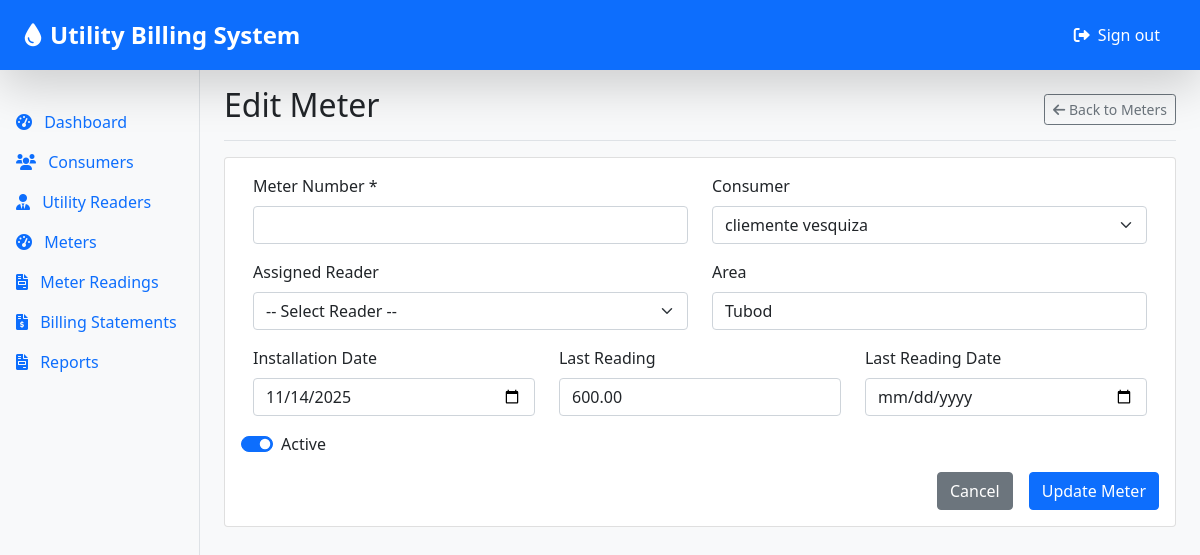
/public/edit_meter.php?id=7 (signed in), run on the app's committed database.
### tables this page shows
CREATE TABLE `meter` (
  `MeterID` int(11) NOT NULL,
  `ConsumerID` int(11) DEFAULT NULL,
  `Classification` enum('Residential','Commercial','Industrial') NOT NULL,
  `SerialNo` varchar(100) DEFAULT NULL,
  `Area` varchar(100) DEFAULT NULL,
  `InstallationDate` date NOT NULL DEFAULT curdate(),
  `LastReading` decimal(10,2) DEFAULT 0.00,
  `LastReadingDate` datetime DEFAULT NULL,
  `Status` enum('active','inactive','faulty') DEFAULT 'active'
);

### public/edit_meter.php (the view, shortened to what this page needs)
<?php
require_once '../config/db.php';
$meterId = isset($_GET['id']) ? intval($_GET['id']) : 0;
$query = "SELECT * FROM meter WHERE MeterID = ?";
$stmt = $conn->prepare($query);
$stmt->bind_param('i', $meterId);
$stmt->execute();
$result = $stmt->get_result();
$meter = $result->fetch_assoc();
$consumers = [];
$consumerQuery = "SELECT ConsumerID, FirstName, LastName FROM consumer WHERE Status = 'active' ORDER BY LastName, FirstName";
$consumerResult = $conn->query($consumerQuery);
if ($consumerResult) {
    while ($row = $consumerResult->fetch_assoc()) {
        $row['FullName'] = $row['FirstName'] . ' ' . $row['LastName'];
        $consumers[] = $row;
    }
}
include '../includes/header.php';
include '../includes/sidebar.php';
?>
<main class="col-md-9 ms-sm-auto col-lg-10 px-md-4">
    <div class="d-flex justify-content-between flex-wrap flex-md-nowrap align-items-center pt-3 pb-2 mb-3 border-bottom">
        <h1 class="h2">Edit Meter</h1>
        <div class="btn-toolbar mb-2 mb-md-0">
            <a href="meters.php" class="btn btn-sm btn-outline-secondary">
                <i class="fas fa-arrow-left"></i> Back to Meters
            </a>
        </div>
    </div>
    <div class="card">
        <div class="card-body">
            <form method="POST" action="">
                <div class="row mb-3">
                    <div class="col-md-6">
                        <label for="meter_number" class="form-label">Meter Number *</label>
                        <input type="text" class="form-control" id="meter_number" name="meter_number"
                               value="<?php echo htmlspecialchars($meter['MeterNumber']); ?>" required>
                    </div>
                    <div class="col-md-6">
                        <label for="consumer_id" class="form-label">Consumer</label>
                        <select class="form-select" id="consumer_id" name="consumer_id">
                            <?php foreach ($consumers as $consumer): ?>
                                <option value="<?php echo $consumer['ConsumerID']; ?>"
                                    <?php echo ($meter['ConsumerID'] == $consumer['ConsumerID']) ? 'selected' : ''; ?>>
                                    <?php echo htmlspecialchars($consumer['FullName']); ?>
                                </option>
                            <?php endforeach; ?>
                        </select>
                    </div>
                </div>
                <div class="row mb-3">
                    <div class="col-md-6">
                        <label for="reader_id" class="form-label">Assigned Reader</label>
                        <select class="form-select" id="reader_id" name="reader_id">
                            <option value="">-- Select Reader --</option>
                        </select>
                    </div>
                    <div class="col-md-6">
                        <label for="area" class="form-label">Area</label>
                        <input type="text" class="form-control" id="area" name="area"
                               value="<?php echo htmlspecialchars($meter['Area']); ?>">
                    </div>
                </div>
                <div class="row mb-3">
                    <div class="col-md-4">
                        <label for="installation_date" class="form-label">Installation Date</label>
                        <input type="date" class="form-control" id="installation_date"
                               name="installation_date" value="<?php echo $meter['InstallationDate']; ?>">
                    </div>
                    <div class="col-md-4">
                        <label for="last_reading" class="form-label">Last Reading</label>
                        <input type="number" step="0.01" class="form-control" id="last_reading"
                               name="last_reading" value="<?php echo htmlspecialchars($meter['LastReading']); ?>">
                    </div>
                    <div class="col-md-4">
                        <label for="last_reading_date" class="form-label">Last Reading Date</label>
                        <input type="date" class="form-control" id="last_reading_date"
                               name="last_reading_date" value="<?php echo $meter['LastReadingDate']; ?>">
                    </div>
                </div>
                <div class="mb-3">
                    <div class="form-check form-switch">
                        <input class="form-check-input" type="checkbox" id="status" name="status"
                               value="active" <?php echo $meter['Status'] === 'active' ? 'checked' : ''; ?>>
                        <label class="form-check-label" for="status">Active</label>
                    </div>
                </div>
                <div class="d-grid gap-2 d-md-flex justify-content-md-end">
                    <a href="meters.php" class="btn btn-secondary me-md-2">Cancel</a>
                    <button type="submit" class="btn btn-primary">Update Meter</button>
                </div>
            </form>
        </div>
    </div>
</main>
<?php include '../includes/footer.php'; ?>

### assets/css/style.css (style rules this page uses)
body { min-height: 100vh; display: flex; flex-direction: column; background-color: #f8f9fa; }
.row { margin: 0; min-height: 100%; }

### data on the page
meter: consumer_id "cliemente vesquiza", area "Tubod", installation_date "11/14/2025", last_reading "600.00", Status "☑"
